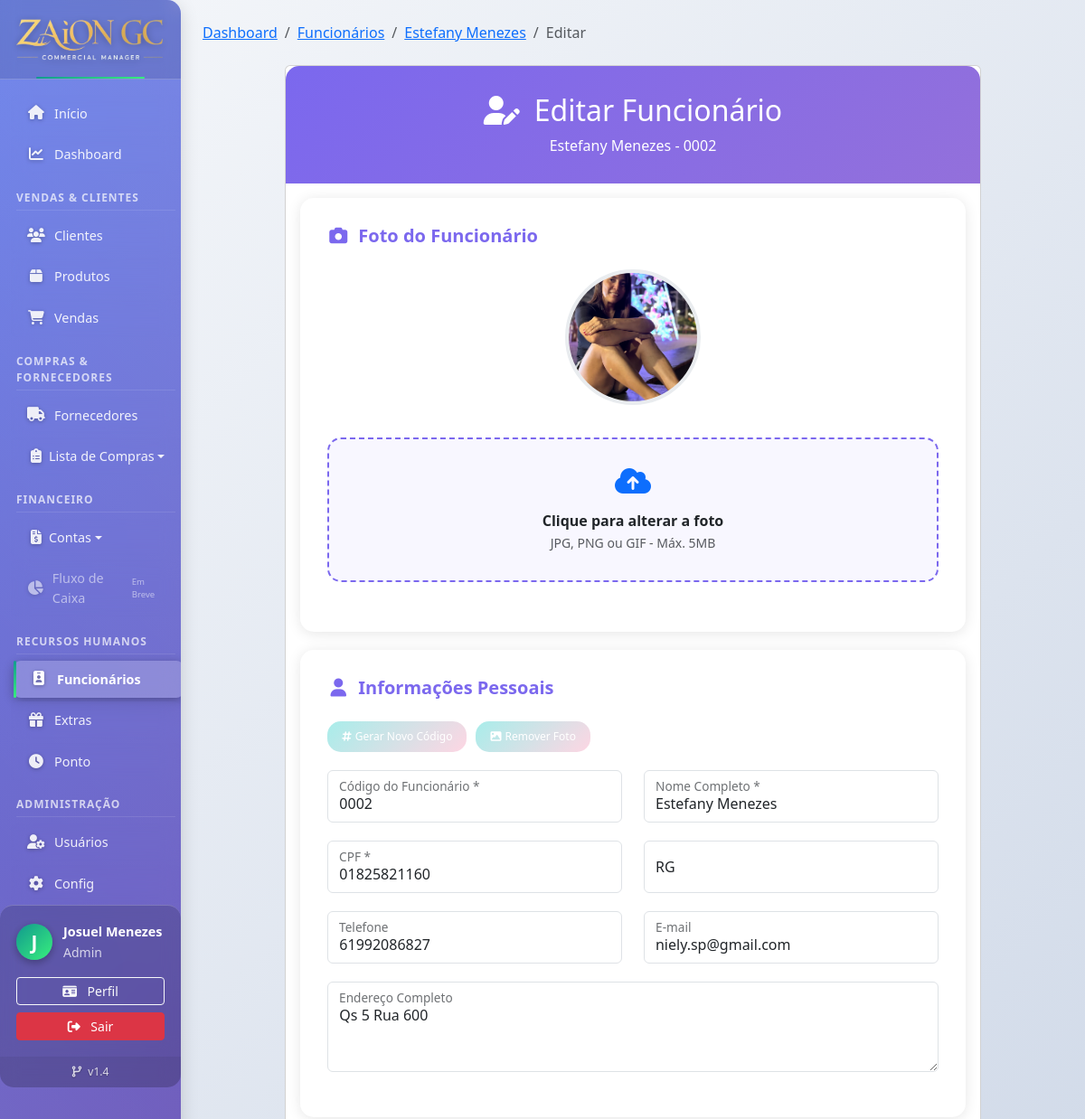
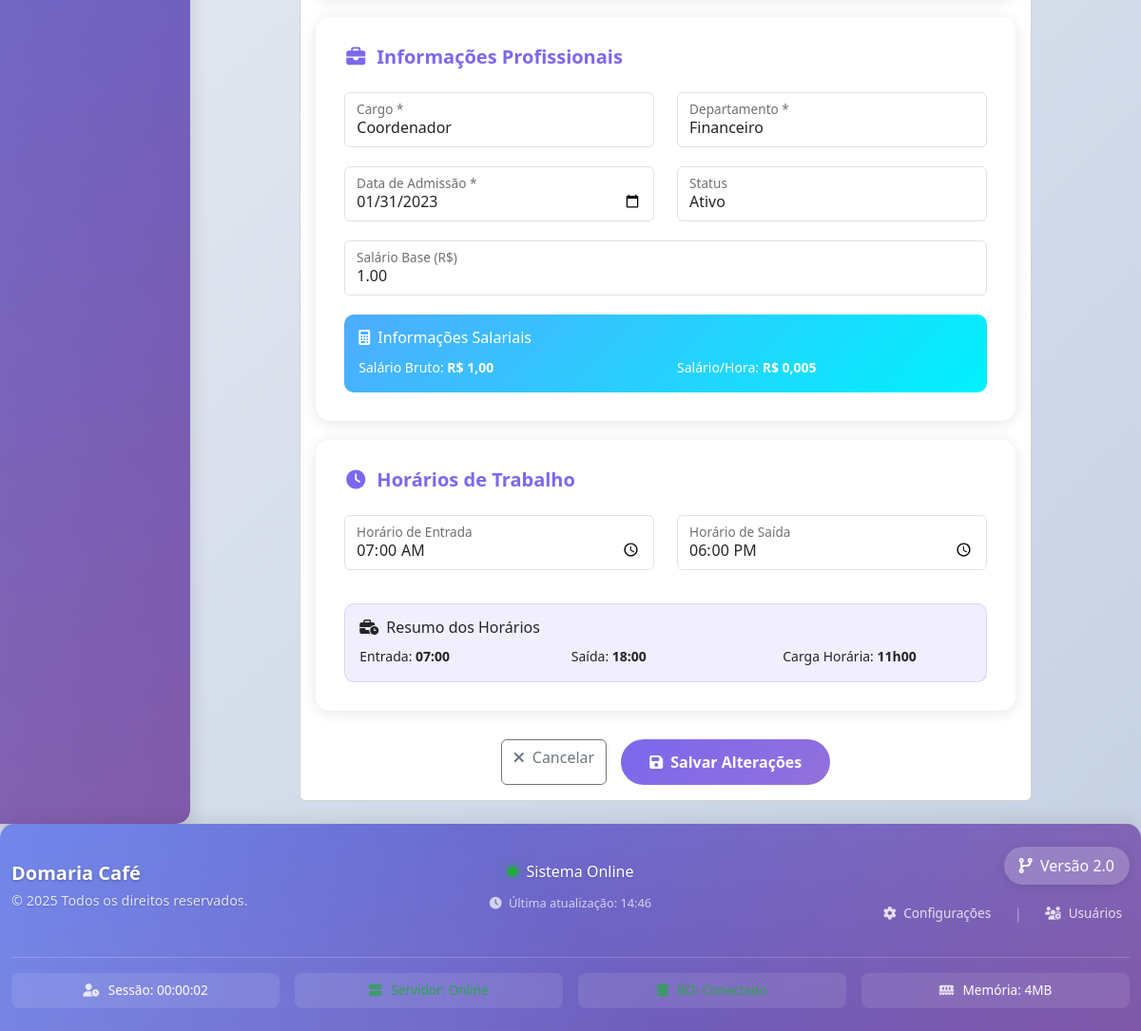
Page /funcionarios/editar.php?id=2 (signed in) on the committed database (2 pictures, top to bottom).
### tables this page shows
CREATE TABLE `funcionarios` (
  `id` int NOT NULL,
  `codigo` varchar(10) DEFAULT NULL,
  `nome` varchar(100) NOT NULL,
  `cpf` varchar(14) DEFAULT NULL,
  `rg` varchar(20) DEFAULT NULL,
  `cargo` varchar(50) DEFAULT NULL,
  `departamento` varchar(50) DEFAULT NULL,
  `salario` decimal(10,2) DEFAULT NULL,
  `data_admissao` date DEFAULT NULL,
  `data_demissao` date DEFAULT NULL,
  `telefone` varchar(15) DEFAULT NULL,
  `email` varchar(100) DEFAULT NULL,
  `endereco` text,
  `foto` varchar(255) DEFAULT NULL,
  `status` enum('ativo','inativo','ferias','licenca') DEFAULT NULL,
  `horario_entrada` time DEFAULT '08:00:00',
  `horario_saida` time DEFAULT '18:00:00',
  `created_at` timestamp NULL DEFAULT CURRENT_TIMESTAMP,
  `updated_at` timestamp NULL DEFAULT CURRENT_TIMESTAMP ON UPDATE CURRENT_TIMESTAMP
);

### funcionarios/editar.php (the view, shortened to what this page needs)
<?php
require_once '../config/database.php';
$funcionario_id = (int)$_GET['id'];
try {
    $sql = "SELECT * FROM funcionarios WHERE id = ?";
    $stmt = $conn->prepare($sql);
    $stmt->bind_param("i", $funcionario_id);
    $stmt->execute();
    $result = $stmt->get_result();
    $funcionario = $result->fetch_assoc();
} catch (Exception $e) {
    $_SESSION['msg'] = "Erro ao buscar funcionário: " . $e->getMessage();
    $_SESSION['msg_type'] = "danger";
    header("Location: listar.php");
    exit;
}
include_once '../includes/header.php';
?>
<nav aria-label="breadcrumb" class="mb-4">
    <ol class="breadcrumb">
        <li class="breadcrumb-item"><a href="../dashboard.php">Dashboard</a></li>
        <li class="breadcrumb-item"><a href="listar.php">Funcionários</a></li>
        <li class="breadcrumb-item"><a href="visualizar.php?id=<?php echo $funcionario['id']; ?>"><?php echo htmlspecialchars($funcionario['nome']); ?></a></li>
        <li class="breadcrumb-item active">Editar</li>
    </ol>
</nav>
<div class="container">
    <div class="row justify-content-center">
        <div class="col-lg-10">
            <div class="card">
                <div class="edit-header">
                    <h2><i class="fas fa-user-edit me-3"></i>Editar Funcionário</h2>
                    <p class="mb-0"><?php echo htmlspecialchars($funcionario['nome']); ?> - <?php echo htmlspecialchars($funcionario['codigo']); ?></p>
                </div>
                <form method="POST" enctype="multipart/form-data" id="editForm">
                    <div class="card-body">
                        <div class="form-section fade-in">
                            <h5><i class="fas fa-camera"></i>Foto do Funcionário</h5>
                            <div class="photo-section">
                                <div class="current-photo" style="background: linear-gradient(135deg, <?php echo substr(md5($funcionario['nome']), 0, 6); ?>, <?php echo substr(md5($funcionario['nome'] . 'x'), 0, 6); ?>);">
                                    <?php if (!empty($funcionario['foto']) && file_exists('../' . $funcionario['foto'])): ?>
                                        <img src="../<?php echo htmlspecialchars($funcionario['foto']); ?>" alt="Foto atual" id="currentImage">
                                    <?php else: ?>
                                        <div class="photo-placeholder">
                                            <?php echo strtoupper(substr($funcionario['nome'], 0, 1)); ?>
                                        </div>
                                    <?php endif; ?>
                                </div>
                                <div class="photo-upload-area" onclick="document.getElementById('foto').click()">
                                    <i class="fas fa-cloud-upload-alt fa-2x text-primary mb-3"></i>
                                    <p class="mb-0"><strong>Clique para alterar a foto</strong></p>
                                    <small class="text-muted">JPG, PNG ou GIF - Máx. 5MB</small>
                                </div>
                            </div>
                        </div>
                        <div class="form-section fade-in">
                            <h5><i class="fas fa-user"></i>Informações Pessoais</h5>
                            <div class="quick-actions">
                                <button type="button" class="quick-btn" onclick="gerarCodigo()">
                                    <i class="fas fa-hashtag me-1"></i>Gerar Novo Código
                                </button>
                                <button type="button" class="quick-btn" onclick="resetarFoto()">
                                    <i class="fas fa-image me-1"></i>Remover Foto
                                </button>
                            </div>
                            <div class="row">
                                <div class="col-md-6">
                                    <div class="form-floating">
                                        <input type="text" class="form-control" id="codigo" name="codigo"
                                               value="<?php echo htmlspecialchars($funcionario['codigo']); ?>"
                                               placeholder="Código do funcionário" maxlength="10" required>
                                        <label for="codigo">Código do Funcionário *</label>
                                    </div>
                                </div>
                                <div class="col-md-6">
                                    <div class="form-floating">
                                        <input type="text" class="form-control" id="nome" name="nome"
                                               value="<?php echo htmlspecialchars($funcionario['nome']); ?>"
                                               placeholder="Nome completo" maxlength="100" required>
                                        <label for="nome">Nome Completo *</label>
                                    </div>
                                </div>
                            </div>
                            <div class="row">
                                <div class="col-md-6">
                                    <div class="form-floating">
                                        <input type="text" class="form-control" id="cpf" name="cpf"
                                               value="<?php echo htmlspecialchars($funcionario['cpf']); ?>"
                                               placeholder="CPF" maxlength="14" required>
                                        <label for="cpf">CPF *</label>
                                    </div>
                                </div>
                                <div class="col-md-6">
                                    <div class="form-floating">
                                        <input type="text" class="form-control" id="rg" name="rg"
                                               value="<?php echo htmlspecialchars($funcionario['rg']); ?>"
                                               placeholder="RG" maxlength="20">
                                        <label for="rg">RG</label>
                                    </div>
                                </div>
                            </div>
                            <div class="row">
                                <div class="col-md-6">
                                    <div class="form-floating">
                                        <input type="tel" class="form-control" id="telefone" name="telefone"
                                               value="<?php echo htmlspecialchars($funcionario['telefone']); ?>"
                                               placeholder="Telefone" maxlength="15">
                                        <label for="telefone">Telefone</label>
                                    </div>
                                </div>
                                <div class="col-md-6">
                                    <div class="form-floating">
                                        <input type="email" class="form-control" id="email" name="email"
                                               value="<?php echo htmlspecialchars($funcionario['email']); ?>"
                                               placeholder="E-mail" maxlength="100">
                                        <label for="email">E-mail</label>
                                    </div>
                                </div>
                            </div>
                            <div class="form-floating">
                                <textarea class="form-control" id="endereco" name="endereco"
                                          placeholder="Endereço completo" style="height: 100px"><?php echo htmlspecialchars($funcionario['endereco']); ?></textarea>
                                <label for="endereco">Endereço Completo</label>
                            </div>
                        </div>
                        <div class="form-section fade-in">
                            <h5><i class="fas fa-briefcase"></i>Informações Profissionais</h5>
                            <div class="row">
                                <div class="col-md-6">
                                    <div class="form-floating">
                                        <select class="form-control" id="cargo" name="cargo" required>
                                            <option value="Coordenador" <?php echo $funcionario['cargo'] == 'Coordenador' ? 'selected' : ''; ?>>Coordenador</option>
                                        </select>
                                        <label for="cargo">Cargo *</label>
                                    </div>
                                </div>
                                <div class="col-md-6">
                                    <div class="form-floating">
                                        <select class="form-control" id="departamento" name="departamento" required>
                                            <option value="Financeiro" <?php echo $funcionario['departamento'] == 'Financeiro' ? 'selected' : ''; ?>>Financeiro</option>
                                        </select>
                                        <label for="departamento">Departamento *</label>
                                    </div>
                                </div>
                            </div>
                            <div class="row">
                                <div class="col-md-6">
                                    <div class="form-floating">
                                        <input type="date" class="form-control" id="data_admissao" name="data_admissao"
                                               value="<?php echo $funcionario['data_admissao']; ?>" required>
                                        <label for="data_admissao">Data de Admissão *</label>
                                    </div>
                                </div>
                                <div class="col-md-6">
                                    <div class="form-floating">
                                        <select class="form-control" id="status" name="status">
                                            <option value="ativo" <?php echo $funcionario['status'] == 'ativo' ? 'selected' : ''; ?>>Ativo</option>
                                        </select>
                                        <label for="status">Status</label>
                                    </div>
                                </div>
                            </div>
                            <div class="form-floating">
                                <input type="number" class="form-control" id="salario" name="salario"
                                       value="<?php echo $funcionario['salario']; ?>"
                                       placeholder="Salário" step="0.01" min="0">
                                <label for="salario">Salário Base (R$)</label>
                            </div>
                            <div class="salary-preview" id="salaryPreview">
                                <h6><i class="fas fa-calculator me-2"></i>Informações Salariais</h6>
                                <div class="row">
                                    <div class="col-6">
                                        <small>Salário Bruto: <strong id="salarioBruto">R$ 0,00</strong></small>
                                    </div>
                                    <div class="col-6">
                                        <small>Salário/Hora: <strong id="salarioHora">R$ 0,00</strong></small>
                                    </div>
                                </div>
                            </div>
                        </div>
                        <div class="form-section fade-in">
                            <h5><i class="fas fa-clock"></i>Horários de Trabalho</h5>
                            <div class="row">
                                <div class="col-md-6">
                                    <div class="form-floating">
                                        <input type="time" class="form-control" id="horario_entrada" name="horario_entrada"
                                               value="<?php echo !empty($funcionario['horario_entrada']) ? date('H:i', strtotime($funcionario['horario_entrada'])) : '08:00'; ?>">
                                        <label for="horario_entrada">Horário de Entrada</label>
                                    </div>
                                </div>
                                <div class="col-md-6">
                                    <div class="form-floating">
                                        <input type="time" class="form-control" id="horario_saida" name="horario_saida"
                                               value="<?php echo !empty($funcionario['horario_saida']) ? date('H:i', strtotime($funcionario['horario_saida'])) : '18:00'; ?>">
                                        <label for="horario_saida">Horário de Saída</label>
                                    </div>
                                </div>
                            </div>
                            <div class="schedule-preview">
                                <h6><i class="fas fa-business-time me-2"></i>Resumo dos Horários</h6>
                                <div class="row">
                                    <div class="col-md-4">
                                        <small>Entrada: <strong id="resumoEntrada">08:00</strong></small>
                                    </div>
                                    <div class="col-md-4">
                                        <small>Saída: <strong id="resumoSaida">18:00</strong></small>
                                    </div>
                                    <div class="col-md-4">
                                        <small>Carga Horária: <strong id="cargaHoraria">8h00</strong></small>
                                    </div>
                                </div>
                            </div>
                        </div>
                        <div class="action-buttons">
                            <a href="visualizar.php?id=<?php echo $funcionario['id']; ?>" class="btn btn-outline-secondary">
                                <i class="fas fa-times me-2"></i>Cancelar
                            </a>
                            <button type="submit" class="btn btn-update">
                                <i class="fas fa-save me-2"></i>Salvar Alterações
                            </button>
                        </div>
                    </div>
                </form>
            </div>
        </div>
    </div>
</div>
<?php
include_once '../includes/footer.php';
?>

### rows in the picture
funcionarios: nome "Estefany Menezes", codigo "0002", foto (picture), cpf "01825821160", telefone "61992086827", email "niely.sp@gmail.com", endereco "Qs 5 Rua 600", cargo "Coordenador", departamento "Financeiro", data_admissao "01/31/2023", status "Ativo", salario "1.00", horario_entrada "07:00", horario_saida "18:00"

### other values in the picture
substr($_SESSION['usuario_nome'] ?? 'U', 0, 1) "J"
$_SESSION['usuario_nome'] "Josuel Menezes"
$_SESSION['nivel_acesso'] "Admin"
$versao_sistema "1.4"
$empresa_nome "Domaria Café"
$versao_sistema "2.0"
memory_get_usage(true) / 1024 / 1024 "4"
